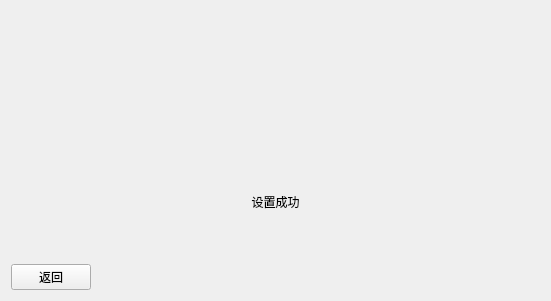
<?xml version="1.0" encoding="UTF-8"?>
<ui version="4.0">
 <class>StatusRemindWindow</class>
 <widget class="QDialog" name="StatusRemindWindow">
  <property name="geometry">
   <rect>
    <x>0</x>
    <y>0</y>
    <width>551</width>
    <height>301</height>
   </rect>
  </property>
  <property name="maximumSize">
   <size>
    <width>16777215</width>
    <height>16777215</height>
   </size>
  </property>
  <property name="windowTitle">
   <string>Dialog</string>
  </property>
  <property name="styleSheet">
   <string notr="true">border-image: url(:/statualertpicture.png);</string>
  </property>
  <layout class="QHBoxLayout" name="horizontalLayout_7">
   <property name="sizeConstraint">
    <enum>QLayout::SetMinAndMaxSize</enum>
   </property>
   <property name="topMargin">
    <number>0</number>
   </property>
   <item>
    <layout class="QVBoxLayout" name="verticalLayout_21" stretch="1,16">
     <property name="spacing">
      <number>0</number>
     </property>
     <property name="sizeConstraint">
      <enum>QLayout::SetMinAndMaxSize</enum>
     </property>
     <item>
      <layout class="QHBoxLayout" name="horizontalLayout_6" stretch="9,1">
       <property name="spacing">
        <number>6</number>
       </property>
       <property name="sizeConstraint">
        <enum>QLayout::SetMinAndMaxSize</enum>
       </property>
       <item>
        <spacer name="horizontalSpacer_9">
         <property name="orientation">
          <enum>Qt::Horizontal</enum>
         </property>
         <property name="sizeHint" stdset="0">
          <size>
           <width>578</width>
           <height>20</height>
          </size>
         </property>
        </spacer>
       </item>
       <item>
        <widget class="TimeLimit" name="timeLimit"/>
       </item>
      </layout>
     </item>
     <item>
      <layout class="QVBoxLayout" name="verticalLayout_4" stretch="9,1,1">
       <property name="spacing">
        <number>6</number>
       </property>
       <property name="sizeConstraint">
        <enum>QLayout::SetMinAndMaxSize</enum>
       </property>
       <item>
        <layout class="QVBoxLayout" name="verticalLayout_3" stretch="4,1">
         <property name="spacing">
          <number>9</number>
         </property>
         <property name="sizeConstraint">
          <enum>QLayout::SetMinAndMaxSize</enum>
         </property>
         <item>
          <layout class="QHBoxLayout" name="horizontalLayout" stretch="1,1,1">
           <property name="sizeConstraint">
            <enum>QLayout::SetMinAndMaxSize</enum>
           </property>
           <item>
            <spacer name="horizontalSpacer">
             <property name="orientation">
              <enum>Qt::Horizontal</enum>
             </property>
             <property name="sizeHint" stdset="0">
              <size>
               <width>98</width>
               <height>20</height>
              </size>
             </property>
            </spacer>
           </item>
           <item>
            <widget class="QStackedWidget" name="stackedWidgetStatusRemind">
             <property name="styleSheet">
              <string notr="true">border-image: \*url();</string>
             </property>
             <property name="currentIndex">
              <number>0</number>
             </property>
             <widget class="QWidget" name="pageStatusOK">
              <layout class="QVBoxLayout" name="verticalLayout">
               <property name="sizeConstraint">
                <enum>QLayout::SetMinAndMaxSize</enum>
               </property>
               <item>
                <widget class="QLabel" name="labelStatusOK">
                 <property name="font">
                  <font>
                   <family>Adobe Arabic</family>
                   <pointsize>18</pointsize>
                   <weight>50</weight>
                   <italic>false</italic>
                   <bold>false</bold>
                  </font>
                 </property>
                 <property name="layoutDirection">
                  <enum>Qt::LeftToRight</enum>
                 </property>
                 <property name="styleSheet">
                  <string notr="true">image: url(:/statuok.png);</string>
                 </property>
                 <property name="text">
                  <string/>
                 </property>
                 <property name="textFormat">
                  <enum>Qt::PlainText</enum>
                 </property>
                 <property name="alignment">
                  <set>Qt::AlignRight|Qt::AlignTop|Qt::AlignTrailing</set>
                 </property>
                </widget>
               </item>
              </layout>
             </widget>
             <widget class="QWidget" name="pageStatusFalut">
              <layout class="QVBoxLayout" name="verticalLayout_2">
               <property name="sizeConstraint">
                <enum>QLayout::SetMinAndMaxSize</enum>
               </property>
               <item>
                <widget class="QLabel" name="labelStatusFalut">
                 <property name="font">
                  <font>
                   <family>Adobe Arabic</family>
                   <pointsize>18</pointsize>
                   <weight>50</weight>
                   <italic>false</italic>
                   <bold>false</bold>
                  </font>
                 </property>
                 <property name="layoutDirection">
                  <enum>Qt::LeftToRight</enum>
                 </property>
                 <property name="styleSheet">
                  <string notr="true">image: url(:/statufalut.png);</string>
                 </property>
                 <property name="text">
                  <string/>
                 </property>
                 <property name="textFormat">
                  <enum>Qt::PlainText</enum>
                 </property>
                 <property name="alignment">
                  <set>Qt::AlignRight|Qt::AlignTop|Qt::AlignTrailing</set>
                 </property>
                </widget>
               </item>
              </layout>
             </widget>
            </widget>
           </item>
           <item>
            <spacer name="horizontalSpacer_2">
             <property name="orientation">
              <enum>Qt::Horizontal</enum>
             </property>
             <property name="sizeHint" stdset="0">
              <size>
               <width>98</width>
               <height>20</height>
              </size>
             </property>
            </spacer>
           </item>
          </layout>
         </item>
         <item>
          <widget class="QLabel" name="labelStatus">
           <property name="styleSheet">
            <string notr="true">border-image: \*url();
color: rgb(255, 255, 255);
font: 20pt &quot;Sans Serif&quot;;</string>
           </property>
           <property name="text">
            <string>设置成功</string>
           </property>
           <property name="alignment">
            <set>Qt::AlignHCenter|Qt::AlignTop</set>
           </property>
          </widget>
         </item>
        </layout>
       </item>
       <item>
        <spacer name="verticalSpacer">
         <property name="orientation">
          <enum>Qt::Vertical</enum>
         </property>
         <property name="sizeHint" stdset="0">
          <size>
           <width>20</width>
           <height>40</height>
          </size>
         </property>
        </spacer>
       </item>
       <item>
        <layout class="QHBoxLayout" name="horizontalLayout_2" stretch="1,9">
         <property name="sizeConstraint">
          <enum>QLayout::SetMinAndMaxSize</enum>
         </property>
         <item>
          <widget class="QPushButton" name="buttonBack">
           <property name="focusPolicy">
            <enum>Qt::NoFocus</enum>
           </property>
           <property name="styleSheet">
            <string notr="true">border-image: \*url();
font: 16pt &quot;Sans Serif&quot;;
background-color: rgb(0, 170, 255);</string>
           </property>
           <property name="text">
            <string>返回</string>
           </property>
          </widget>
         </item>
         <item>
          <spacer name="horizontalSpacer_3">
           <property name="orientation">
            <enum>Qt::Horizontal</enum>
           </property>
           <property name="sizeHint" stdset="0">
            <size>
             <width>388</width>
             <height>20</height>
            </size>
           </property>
          </spacer>
         </item>
        </layout>
       </item>
      </layout>
     </item>
    </layout>
   </item>
  </layout>
 </widget>
 <customwidgets>
  <customwidget>
   <class>TimeLimit</class>
   <extends>QWidget</extends>
   <header>TimeLimit.h</header>
  </customwidget>
 </customwidgets>
 <resources/>
 <connections/>
</ui>
